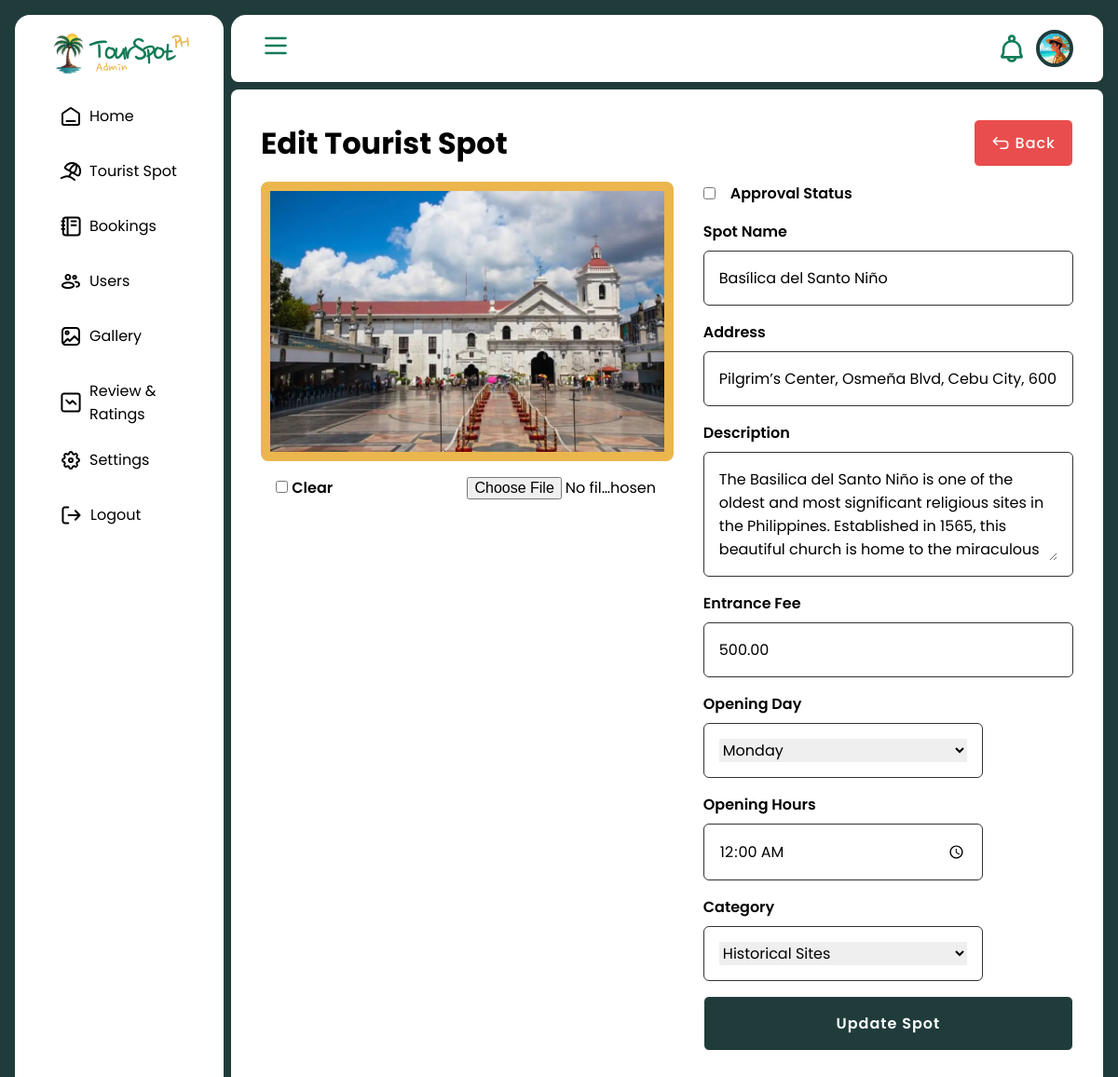
/ts-admin/touristspot/8/edit, run on an earlier commit of the app's database.
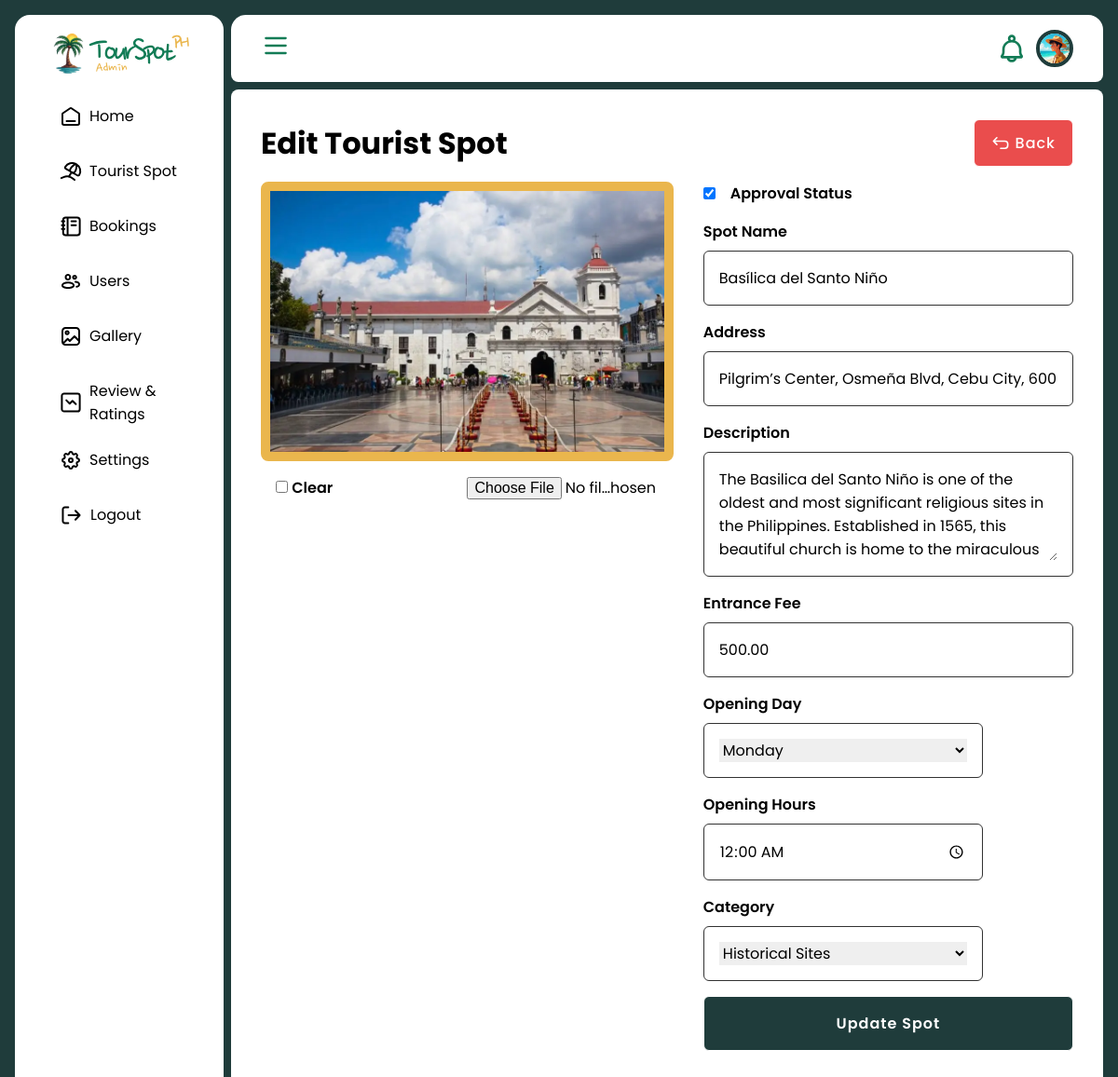
And on a later commit of the database.
### booking/models.py (models this page shows, shortened)
class TouristSpot(models.Model):
    image = models.ImageField(upload_to='spots', blank=True, null=True, validators=[
            FileExtensionValidator(allowed_extensions=['jpg', 'jpeg', 'webp']),
            validate_image_size
        ])
    spotname = models.CharField(max_length=50, unique=True, blank=False)
    address = models.CharField(max_length=150, blank=False)
    description = models.TextField()
    entrancefee = models.DecimalField(max_digits=10, decimal_places=2, default=1)
    openingday = models.CharField(max_length=15, choices=days, default="MON")
    openinghours = models.TimeField(default='00:00:00')
    createdDate = models.DateTimeField(auto_now_add=True)
    category = models.ForeignKey(Category, on_delete=models.CASCADE)
    createdby = models.ForeignKey(CustomUser, on_delete=models.CASCADE)
    is_approved = models.BooleanField(default=False)

### booking/views/adminViews.py (the view)
# urls.py: path('ts-admin/touristspot/<int:id>/edit', adminViews.edit_spot, name='edit_spot'),
def edit_spot(request, id):
    list = TouristSpot.objects.get(id=id)
    if request.method == 'POST':
        form = EditTouristSpotAdminForm(request.POST,  request.FILES, instance=list)
        if form.is_valid():
            form.save()
            messages.success(request, "Update successfully!")
            return redirect('view_spot', id)
        else:
            messages.error(request, "Update failed!")
            return redirect('edit_spot', id)
    else:
        form = EditTouristSpotAdminForm(instance=list)
    context = {
        'form': form,
        'list': list,
        'action': "Edit",
        'title': "Tourist Spot",
    }
    template = loader.get_template('admin/spot/edit.html')
    return HttpResponse(template.render(context, request))

### booking/forms.py
class EditTouristSpotAdminForm(forms.ModelForm):
    is_approved = forms.BooleanField(required=False)
    class Meta:
        model = TouristSpot
        fields = 'spotname', 'address', 'description', 'entrancefee', 'openingday', 'openinghours', 'category', 'is_approved', 'image', 'createdby'
        widgets = {
            'spotname': forms.TextInput(attrs={'placeholder': 'Enter Spot Name', 'required': True}),
            'address': forms.TextInput(attrs={'placeholder': 'Enter Location Address ', 'required': True}),
            'description': forms.Textarea(attrs={'placeholder': 'Enter description ', 'required': False}),
            'entrancefee': forms.NumberInput(attrs={'placeholder': 'Enter entrance fee', 'required': True}),
            'openinghours': forms.TimeInput(attrs={'type': 'time', 'required': True}),
            'image': forms.ClearableFileInput(attrs={'required': False, 'accept': 'image/jpeg,  image/png, image/webp',}),
        }

### booking/models.py (called while the page is built)
    def __str__(self):
        return self.name

### booking/templates/admin/spot/edit.html (shortened to what this page needs)
{% extends 'admin/master-admin.html' %}
{% load static %}
{% block content %}
<div class="content_header">
    <h1> {{ action }} {{ list.name }} {{ title }} </h1>
    <a href="{% url 'spot' %}" class="button-small-long button-clrprimary-wimg button-red"><img src="{% static 'icon/action-icons=back-01.svg' %}"><span> Back </span></a>
</div>
<div class="content_body">
    <form action="" class="info-container form-container" method="POST" enctype="multipart/form-data">
        <div class="profile-section">
            {% if list.image.url != null %}
            <img src="{{ list.image.url }}" class="profile-img">
            {% else %}
            <img src="/media/spots/default-image.jpeg" class="profile-img">
            {% endif %}
            <div class="input-group">
                <div class="input-container-image">
                    <div>
                        <input type="checkbox" name="image-clear" id="image-clear_id">
                        <label for="image-clear_id">Clear</label><br>
                    </div>
                    <input type="file" name="image" accept="image/*" id="id_image">
                </div>
            </div>
        </div>
        <div class="details-section">
            <div class="form-container">
                <div class="input-group">
                    <div class="input-container-select">
                        {{ form.is_approved }} <label for="id_is_approved"> Approval Status </label>
                    </div>
                </div>
                <div class="input-group">
                    <label for="id_spotname">Spot Name</label>
                    <div class="input-container">
                        {{ form.spotname }}
                    </div>
                </div>
                <div class="input-group">
                    <label for="id_address">Address</label>
                    <div class="input-container">
                        {{ form.address }}
                    </div>
                </div>
                <div class="input-group">
                    <label for="id_description">Description</label>
                    <div class="input-container">
                        {{ form.description }}
                    </div>
                </div>
                <div class="input-group">
                    <label for="id_entrancefee">Entrance Fee</label>
                    <div class="input-container">
                        {{ form.entrancefee }}
                    </div>
                </div>
                <div class="input-group input-group-row">
                    <div class="input-group">
                        <label for="id_openingday">Opening Day</label>
                        <div class="input-container">
                            {{ form.openingday }}
                        </div>
                    </div>
                    <div class="input-group">
                        <label for="id_openinghours">Opening Hours</label>
                        <div class="input-container">
                            {{ form.openinghours }}
                        </div>
                    </div>
                    <div class="input-group">
                        <label for="id_category">Category</label>
                        <div class="input-container">
                            {{ form.category }}
                        </div>
                    </div>
                </div>
                <button class="button button-clrbackground"> Update Spot </button>
            </div>
        </div>
    </form>
</div>
{% endblock %}

What changed in the data, as far as the page shows it:
changed TouristSpot "Basílica del Santo Niño": is_approved "☐" → "☑"
